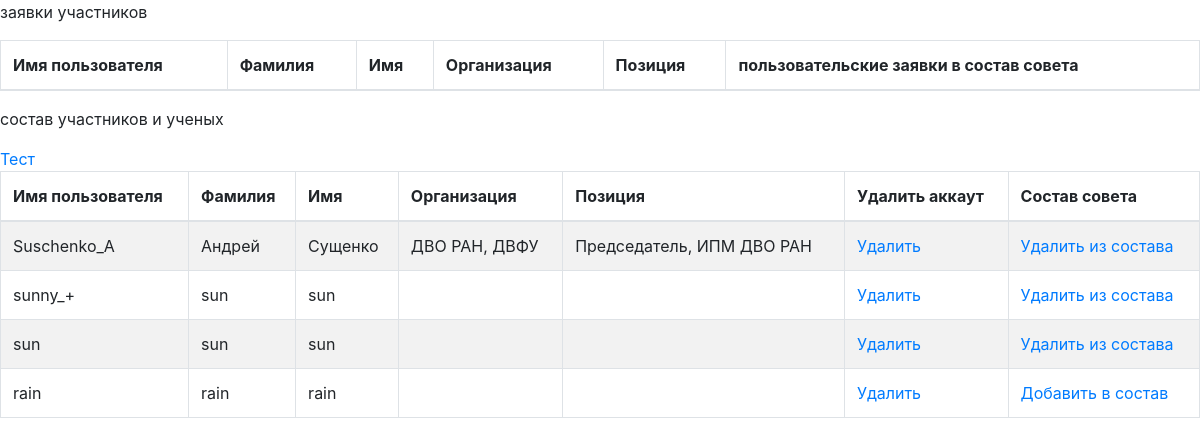
Page /account/list_of_scientists (signed in) on the committed database.
### account/models.py (models this page shows, shortened)
class Profile(models.Model):
    user = models.OneToOneField(settings.AUTH_USER_MODEL, on_delete=models.CASCADE)
    date_of_birth = models.DateField(blank=True, null=True)
    photo = models.ImageField(upload_to='users/%Y/%m-%d/', blank=True)
    organization = models.CharField(max_length=200, default='')
    position = models.CharField(max_length=200, default='')
    bio = models.TextField(default='')
    scientist = models.NullBooleanField(default=False)
    user_is_reject = models.NullBooleanField(default=False)
    user_submit = models.NullBooleanField(default=False)
    class Meta:
        verbose_name = 'профиль'
        verbose_name_plural = 'профили'

### account/views.py (the view)
# urls.py: path('list_of_scientists', views.list_of_scientists, name='list_of_scientists'),
@permission_required('account.can_view')
def list_of_scientists(request):
    users = Profile.objects.all()
    return render(request, "scientists/list_of_scientists.html", {"users": users})

### account/templates/scientists/list_of_scientists.html (shortened to what this page needs)
<!DOCTYPE html>
<html lang="ru">
<head>
    <link rel="stylesheet" href="../../static/css/bootstrap.min.css">
</head>
<body>
<p> заявки участников </p>
     <table class="table table-striped table-bordered">
    <thead>
        <tr>
            <th scope="col">Имя пользователя</th>
            <th scope="col">Фамилия</th>
            <th scope="col">Имя</th>
            <th scope="col">Организация</th>
            <th scope="col">Позиция</th>
            <th scope="col" colspan="2">пользовательские заявки в состав совета</th>
        </tr>
    </thead>
     </table>
<p>состав участников и ученых</p>
<a href="post_email">Тест</a>
    <table class="table table-striped table-bordered">
    <thead>
        <tr>
            <th scope="col">Имя пользователя</th>
            <th scope="col">Фамилия</th>
            <th scope="col">Имя</th>
            <th scope="col">Организация</th>
            <th scope="col">Позиция</th>
            <th scope="col">Удалить аккаут</th>
            <th scope="col">Состав совета</th>
        </tr>
    </thead>
    <tbody>
        {% for user in users %}
            <tr>
                <td>
                    {{ user.user }}
                </td>
                <td>
                    {{ user.user.last_name }}
                </td>
                <td>
                    {{ user.user.first_name }}
                </td>
                <td>
                    {{ user.organization }}
                </td>
                <td>
                    {{ user.position }}
                </td>
                <td>
                    <a href="delete_user/{{ user.id }}">Удалить</a>
                </td>
                {% if user.scientist == True %}
                    <td>
                        <a href="delete_from_scientists/{{ user.id }}"> Удалить из состава</a>
                    </td>
                {% endif %}
                {% if user.scientist == False %}
                    <td>
                        <a href="add_to_scientists/{{ user.id }}"> Добавить в состав</a>
                    </td>
                {% endif %}
            </tr>
        {% endfor %}
    </tbody>
    </table>
</body>
</html>

### rows in the picture
Profile: user "Suschenko_A", user.last_name "Андрей", user.first_name "Сущенко", organization "ДВО РАН, ДВФУ", position "Председатель, ИПМ ДВО РАН"
Profile: user "sunny_+", user.last_name "sun", user.first_name "sun"
Profile: user "sun", user.last_name "sun", user.first_name "sun"
Profile: user "rain", user.last_name "rain", user.first_name "rain"
